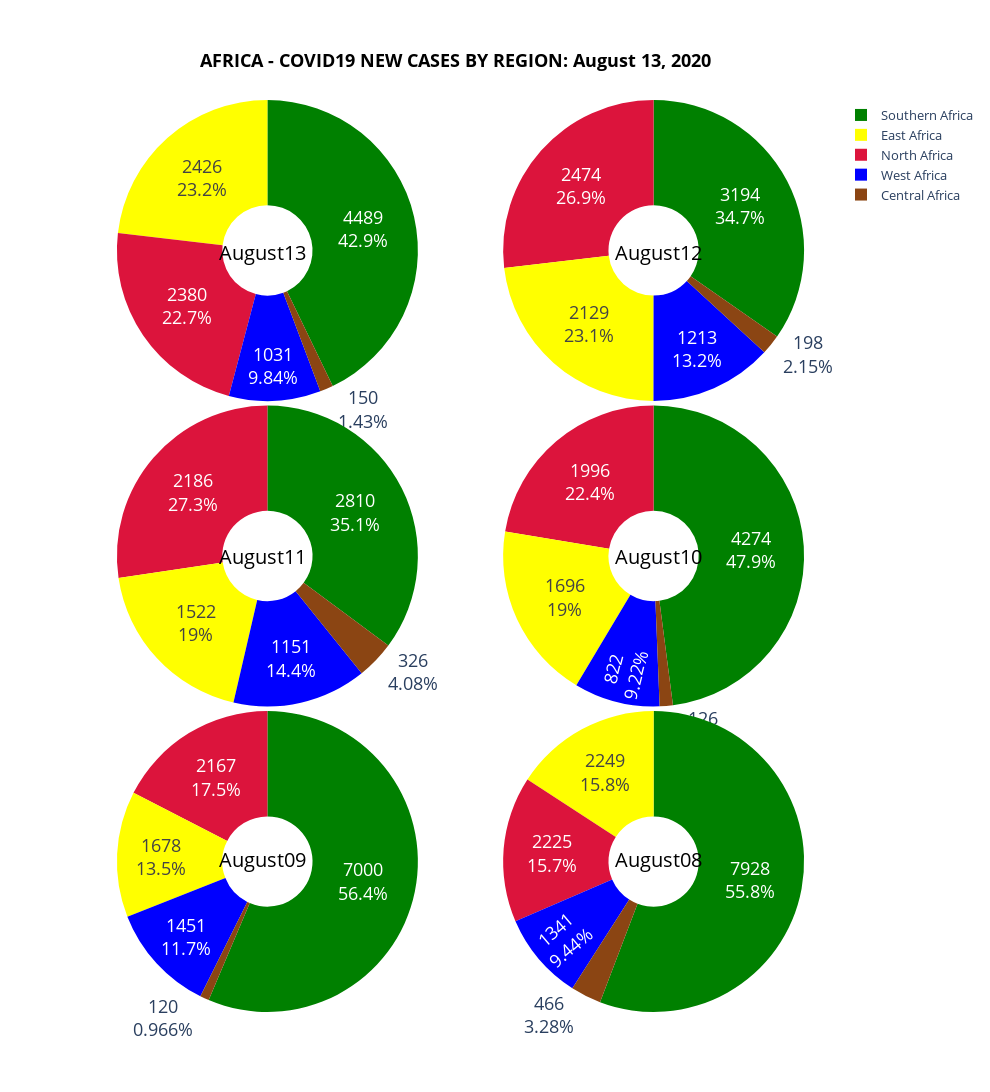

Here is the notebook cell this chart was saved with:
### Code cell
fig = make_subplots(rows=3, cols=2,  specs=[[{'type':'domain'}, {'type':'domain'}],[{'type':'domain'}, {'type':'domain'}],
                                            [{'type':'domain'}, {'type':'domain'}]], print_grid=False,vertical_spacing=0.005,
                                            horizontal_spacing=0.015)
position = 0
# x=[0.2, 0.8, 0.2, 0.8, 0.2, 0.8]
# y=[0.85,0.85, 0.5,0.5,0.15, 0.15]

x=[0.18, 0.82, 0.18, 0.82, 0.18, 0.82]
y=[0.85,0.85, 0.5,0.5,0.15, 0.15]
slice_colors =  ['crimson', 'green', 'saddlebrown', 'yellow', 'blue']

for column in countries_new_cases.columns[1:][::-1]:
    afrik_region = []
    afric_region_stat = []
    row = ((position//2)+1)
    col = ((position%2)+1)
    for region in african_regions: 
        if(region == 'North Africa'):        
            north_africa_total = countries_new_cases[countries_new_cases['Country_Other'].isin(north_africa_new_cases['Country_Other'])]
            north_africa_total=north_africa_total.copy()
            north_africa_total.fillna(0, inplace=True)
            north_africa_sum = north_africa_total[column].astype(str).str.replace('+','').fillna(0).str.replace(',','').fillna(0).astype(int).sum()  
            afrik_region.append(region)
            afric_region_stat.append(north_africa_sum)

        elif(region == 'South Africa'):
            southern_africa_total = countries_new_cases[countries_new_cases['Country_Other'].isin(southern_africa_new_cases['Country_Other'])]
            southern_africa_total=southern_africa_total.copy()
            southern_africa_total.fillna(0, inplace=True)
            southern_africa_sum = southern_africa_total[column].astype(str).str.replace('+','').fillna(0).str.replace(',','').fillna(0).astype(int).sum() 
            afrik_region.append(region)
            afric_region_stat.append(southern_africa_sum)

        elif(region == 'Central Africa'):
            central_africa_total = countries_new_cases[countries_new_cases['Country_Other'].isin(central_africa_new_cases['Country_Other'])]
            central_africa_total=central_africa_total.copy()
            central_africa_total.fillna(0, inplace=True)
            central_africa_sum = central_africa_total[column].astype(str).str.replace('+','').fillna(0).str.replace(',','').fillna(0).astype(int).sum()
            afrik_region.append(region)
            afric_region_stat.append(central_africa_sum)

        elif(region == 'East Africa'):     
            east_africa_total = countries_new_cases[countries_new_cases['Country_Other'].isin(east_africa_new_cases['Country_Other'])]
            east_africa_total=east_africa_total.copy()
            east_africa_total.fillna(0, inplace=True)
            east_africa_sum = east_africa_total[column].astype(str).str.replace('+','').fillna(0).str.replace(',','').fillna(0).astype(int).sum()
            afrik_region.append(region)
            afric_region_stat.append(east_africa_sum)

        elif(region == 'West Africa'): 
            west_africa_total = countries_new_cases[countries_new_cases['Country_Other'].isin(west_africa_new_cases['Country_Other'])]
            west_africa_total=west_africa_total.copy()
            west_africa_total.fillna(0, inplace=True)    
            west_africa_sum = west_africa_total[column].astype(str).str.replace('+','').fillna(0).str.replace(',','').fillna(0).astype(int).sum()                         
            afrik_region.append(region)
            afric_region_stat.append(west_africa_sum)

            
            afrik_region[1] = 'Southern Africa'
            fig.add_trace(go.Pie(labels=afrik_region, values=afric_region_stat,name=column, ),row, col)         
            fig.update_traces(hole=.3, hoverinfo="label+percent+name+value", textinfo='percent+value',textfont_size=18,marker_colors=slice_colors,)  
            
       
    fig['layout']['annotations'] += tuple([dict(x=x[position],y=y[position],text=column, showarrow=False, font_size=20, font=dict(color='black'))])
    fig.update_layout(
    width=990,height=1450,autosize=False,
    title={'text': '<b>' + 'AFRICA - COVID19 NEW CASES BY REGION: ' + date_string +'</b>',
    'y':0.95,
    'x':0.46,
    'xanchor': 'center',
    'yanchor': 'top',
    'font_color':'black',
    'font_size':18},
     legend=dict(x=1, y=1,traceorder="normal",  font=dict(size=13))
    )
    position=position+1    
fig.show()

### Figure 1 — Plotly figure (JSON) as saved in the notebook; plotly's stock layout.template omitted (floating-point values rounded to 4 significant figures)
{"data": [{"domain": {"x": [0, 0.4925], "y": [0.67, 1]}, "hole": 0.3, "hoverinfo": "label+percent+name+value", "labels": ["North Africa", "Southern Africa", "Central Africa", "East Africa", "West Africa"], "marker": {"colors": ["crimson", "green", "saddlebrown", "yellow", "blue"]}, "name": "August13", "textfont": {"size": 18}, "textinfo": "percent+value", "type": "pie", "values": [2380, 4489, 150, 2426, 1031]}, {"domain": {"x": [0.5075, 1], "y": [0.67, 1]}, "hole": 0.3, "hoverinfo": "label+percent+name+value", "labels": ["North Africa", "Southern Africa", "Central Africa", "East Africa", "West Africa"], "marker": {"colors": ["crimson", "green", "saddlebrown", "yellow", "blue"]}, "name": "August12", "textfont": {"size": 18}, "textinfo": "percent+value", "type": "pie", "values": [2474, 3194, 198, 2129, 1213]}, {"domain": {"x": [0, 0.4925], "y": [0.335, 0.665]}, "hole": 0.3, "hoverinfo": "label+percent+name+value", "labels": ["North Africa", "Southern Africa", "Central Africa", "East Africa", "West Africa"], "marker": {"colors": ["crimson", "green", "saddlebrown", "yellow", "blue"]}, "name": "August11", "textfont": {"size": 18}, "textinfo": "percent+value", "type": "pie", "values": [2186, 2810, 326, 1522, 1151]}, {"domain": {"x": [0.5075, 1], "y": [0.335, 0.665]}, "hole": 0.3, "hoverinfo": "label+percent+name+value", "labels": ["North Africa", "Southern Africa", "Central Africa", "East Africa", "West Africa"], "marker": {"colors": ["crimson", "green", "saddlebrown", "yellow", "blue"]}, "name": "August10", "textfont": {"size": 18}, "textinfo": "percent+value", "type": "pie", "values": [1996, 4274, 126, 1696, 822]}, {"domain": {"x": [0, 0.4925], "y": [0, 0.33]}, "hole": 0.3, "hoverinfo": "label+percent+name+value", "labels": ["North Africa", "Southern Africa", "Central Africa", "East Africa", "West Africa"], "marker": {"colors": ["crimson", "green", "saddlebrown", "yellow", "blue"]}, "name": "August09", "textfont": {"size": 18}, "textinfo": "percent+value", "type": "pie", "values": [2167, 7000, 120, 1678, 1451]}, {"domain": {"x": [0.5075, 1], "y": [0, 0.33]}, "hole": 0.3, "hoverinfo": "label+percent+name+value", "labels": ["North Africa", "Southern Africa", "Central Africa", "East Africa", "West Africa"], "marker": {"colors": ["crimson", "green", "saddlebrown", "yellow", "blue"]}, "name": "August08", "textfont": {"size": 18}, "textinfo": "percent+value", "type": "pie", "values": [2225, 7928, 466, 2249, 1341]}], "layout": {"annotations": [{"font": {"color": "black", "size": 20}, "showarrow": false, "text": "August13", "x": 0.18, "y": 0.85}, {"font": {"color": "black", "size": 20}, "showarrow": false, "text": "August12", "x": 0.82, "y": 0.85}, {"font": {"color": "black", "size": 20}, "showarrow": false, "text": "August11", "x": 0.18, "y": 0.5}, {"font": {"color": "black", "size": 20}, "showarrow": false, "text": "August10", "x": 0.82, "y": 0.5}, {"font": {"color": "black", "size": 20}, "showarrow": false, "text": "August09", "x": 0.18, "y": 0.15}, {"font": {"color": "black", "size": 20}, "showarrow": false, "text": "August08", "x": 0.82, "y": 0.15}], "autosize": false, "height": 1450, "legend": {"font": {"size": 13}, "traceorder": "normal", "x": 1, "y": 1}, "title": {"font": {"color": "black", "size": 18}, "text": "<b>AFRICA - COVID19 NEW CASES BY REGION: August 13, 2020</b>", "x": 0.46, "xanchor": "center", "y": 0.95, "yanchor": "top"}, "width": 990}}
